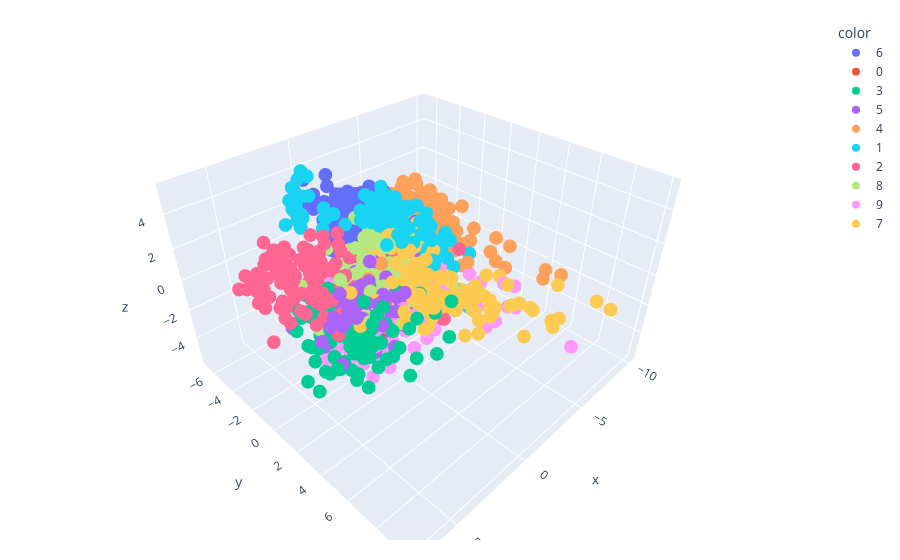

This figure's notebook cell:
### Code cell
y_train_3d=y_train.astype(str)
fig=px.scatter_3d(X_train_3d,x=X_train_3d[:,0],y=X_train_3d[:,1],z=X_train_3d[:,2],color=y_train_3d)
fig.update_layout(margin=dict(l=20,r=20,t=20,b=20))
fig.show()

### Figure 1 — Plotly figure (JSON) as saved in the notebook; plotly's stock layout.template omitted (floating-point values rounded to 4 significant figures; data arrays with more than 128 entries replaced by an {"elided": "..."} marker saying what was removed)
{"data": [{"hovertemplate": "color=6<br>x=%{x}<br>y=%{y}<br>z=%{z}<extra></extra>", "legendgroup": "6", "marker": {"color": "#636efa", "symbol": "circle"}, "mode": "markers", "name": "6", "scene": "scene", "showlegend": true, "type": "scatter3d", "x": {"elided": "146 float values"}, "y": {"elided": "146 float values"}, "z": {"elided": "146 float values"}}, {"hovertemplate": "color=0<br>x=%{x}<br>y=%{y}<br>z=%{z}<extra></extra>", "legendgroup": "0", "marker": {"color": "#EF553B", "symbol": "circle"}, "mode": "markers", "name": "0", "scene": "scene", "showlegend": true, "type": "scatter3d", "x": {"elided": "145 float values"}, "y": {"elided": "145 float values"}, "z": {"elided": "145 float values"}}, {"hovertemplate": "color=3<br>x=%{x}<br>y=%{y}<br>z=%{z}<extra></extra>", "legendgroup": "3", "marker": {"color": "#00cc96", "symbol": "circle"}, "mode": "markers", "name": "3", "scene": "scene", "showlegend": true, "type": "scatter3d", "x": {"elided": "149 float values"}, "y": {"elided": "149 float values"}, "z": {"elided": "149 float values"}}, {"hovertemplate": "color=5<br>x=%{x}<br>y=%{y}<br>z=%{z}<extra></extra>", "legendgroup": "5", "marker": {"color": "#ab63fa", "symbol": "circle"}, "mode": "markers", "name": "5", "scene": "scene", "showlegend": true, "type": "scatter3d", "x": {"elided": "135 float values"}, "y": {"elided": "135 float values"}, "z": {"elided": "135 float values"}}, {"hovertemplate": "color=4<br>x=%{x}<br>y=%{y}<br>z=%{z}<extra></extra>", "legendgroup": "4", "marker": {"color": "#FFA15A", "symbol": "circle"}, "mode": "markers", "name": "4", "scene": "scene", "showlegend": true, "type": "scatter3d", "x": {"elided": "135 float values"}, "y": {"elided": "135 float values"}, "z": {"elided": "135 float values"}}, {"hovertemplate": "color=1<br>x=%{x}<br>y=%{y}<br>z=%{z}<extra></extra>", "legendgroup": "1", "marker": {"color": "#19d3f3", "symbol": "circle"}, "mode": "markers", "name": "1", "scene": "scene", "showlegend": true, "type": "scatter3d", "x": {"elided": "154 float values"}, "y": {"elided": "154 float values"}, "z": {"elided": "154 float values"}}, {"hovertemplate": "color=2<br>x=%{x}<br>y=%{y}<br>z=%{z}<extra></extra>", "legendgroup": "2", "marker": {"color": "#FF6692", "symbol": "circle"}, "mode": "markers", "name": "2", "scene": "scene", "showlegend": true, "type": "scatter3d", "x": {"elided": "144 float values"}, "y": {"elided": "144 float values"}, "z": {"elided": "144 float values"}}, {"hovertemplate": "color=8<br>x=%{x}<br>y=%{y}<br>z=%{z}<extra></extra>", "legendgroup": "8", "marker": {"color": "#B6E880", "symbol": "circle"}, "mode": "markers", "name": "8", "scene": "scene", "showlegend": true, "type": "scatter3d", "x": {"elided": "144 float values"}, "y": {"elided": "144 float values"}, "z": {"elided": "144 float values"}}, {"hovertemplate": "color=9<br>x=%{x}<br>y=%{y}<br>z=%{z}<extra></extra>", "legendgroup": "9", "marker": {"color": "#FF97FF", "symbol": "circle"}, "mode": "markers", "name": "9", "scene": "scene", "showlegend": true, "type": "scatter3d", "x": {"elided": "140 float values"}, "y": {"elided": "140 float values"}, "z": {"elided": "140 float values"}}, {"hovertemplate": "color=7<br>x=%{x}<br>y=%{y}<br>z=%{z}<extra></extra>", "legendgroup": "7", "marker": {"color": "#FECB52", "symbol": "circle"}, "mode": "markers", "name": "7", "scene": "scene", "showlegend": true, "type": "scatter3d", "x": {"elided": "145 float values"}, "y": {"elided": "145 float values"}, "z": {"elided": "145 float values"}}], "layout": {"legend": {"title": {"text": "color"}, "tracegroupgap": 0}, "margin": {"b": 20, "l": 20, "r": 20, "t": 20}, "scene": {"domain": {"x": [0, 1], "y": [0, 1]}, "xaxis": {"title": {"text": "x"}}, "yaxis": {"title": {"text": "y"}}, "zaxis": {"title": {"text": "z"}}}}}
